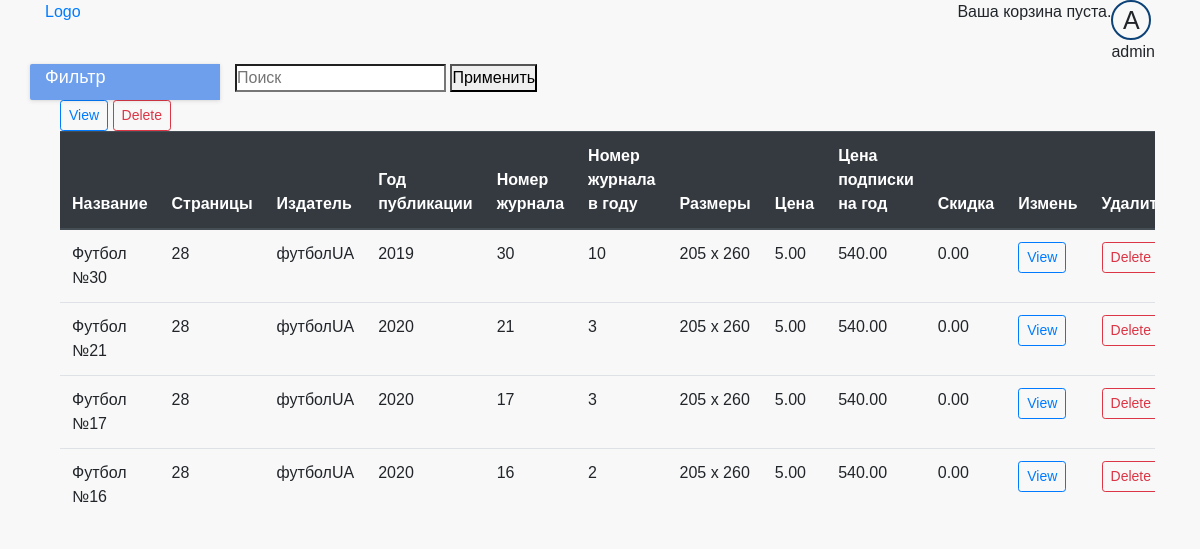
The page /store/manage/magizne/ (signed in) on the database its author committed.
### store/models.py (models this page shows, shortened)
class Product(models.Model):
    category = models.ForeignKey(Category, on_delete=models.SET_NULL, null=True)
    name = models.CharField(max_length=100, verbose_name='Название', help_text="Enter book name.", blank=True)
    publisher = models.ForeignKey(Publisher, on_delete=models.SET_NULL, null=True)
    price = models.DecimalField(max_digits=10, verbose_name='Цена', decimal_places=2, help_text="Enter price book",
                                validators=[MinValueValidator(1)],
                                blank=True)
    Discounts = models.DecimalField(max_digits=10, verbose_name='Скидка', decimal_places=2, help_text="Enter discounts",
                                    validators=[MinValueValidator(0)],
                                    blank=True)
    image = models.ImageField(upload_to='images/products/', verbose_name='Изображение', blank=True, null=True)
    slug = models.SlugField(max_length=100)
    class Meta:
        ordering = ['-id']

class Magazine(Product):
    numb = models.IntegerField(verbose_name='Номер журнала', help_text="Enter number Magazine", blank=True, null=True)
    numb_in_year = models.IntegerField(verbose_name='Номер журнала в году', help_text="Enter number Magazine",
                                       blank=True, null=True)
    subs_price = models.DecimalField(max_digits=10, verbose_name='Цена подписки', decimal_places=2,
                                     help_text="Enter price book", blank=True,
                                     null=True)
    pages = models.CharField(max_length=5, verbose_name='Количество страниц', help_text="Enter number of pages",
                             blank=True)
    pub_year = models.IntegerField(verbose_name='Год издания', help_text="Enter year of publication", blank=True,
                                   null=True)
    size = models.CharField(max_length=10, verbose_name='Размеры', help_text="Enter size book", blank=True)

class Product(models.Model):
    category = models.ForeignKey(Category, on_delete=models.SET_NULL, null=True)
    name = models.CharField(max_length=100, verbose_name='Название', help_text="Enter book name.", blank=True)
    publisher = models.ForeignKey(Publisher, on_delete=models.SET_NULL, null=True)
    price = models.DecimalField(max_digits=10, verbose_name='Цена', decimal_places=2, help_text="Enter price book",
                                validators=[MinValueValidator(1)],
                                blank=True)
    Discounts = models.DecimalField(max_digits=10, verbose_name='Скидка', decimal_places=2, help_text="Enter discounts",
                                    validators=[MinValueValidator(0)],
                                    blank=True)
    image = models.ImageField(upload_to='images/products/', verbose_name='Изображение', blank=True, null=True)
    slug = models.SlugField(max_length=100)
    class Meta:
        ordering = ['-id']

class Publisher(models.Model):
    name = models.CharField(max_length=50, verbose_name='Жанр', help_text="Enter publisher.", blank=True)
    slug = models.SlugField(max_length=100)
    def __str__(self):
        return self.name

### store/views.py (the view)
# urls.py: path('store/manage/magizne/', views.MagazineManageView.as_view(), name='magazine_manage'),
class MagazineManageView(PermissionRequiredMixin, generic.ListView):
    permission_required = PERMISSION_ON_SITE['moderator']
    model = Magazine
    template_name = 'store/magazine/magazine_manage.html'
    paginate_by = 10
    def get_context_data(self, **kwargs):
        context = super(MagazineManageView, self).get_context_data(**kwargs)
        context['is_shown_by_default'] = True
        return context

### cart/cart.py (called while the page is built)
    def __len__(self):
        return self.cart.__len__()

### cart/cart_in_model.py (called while the page is built)
    def __len__(self):
        quantity = Cart.objects.filter(user=self.user).aggregate(Sum('quantity'))
        return quantity['quantity__sum']

### cart/context_processors.py (called while the page is built)
def cart(request):
    return {'cart_info': CartManager(request)}

### store/templates/store/magazine/magazine_manage.html (shortened to what this page needs)
{% extends 'base_generic.html' %}
{% block content %}
  {% if magazine_list %}
    <div class="col-12" style="overflow-x: scroll">
      <a href="{% url 'store:magazine_create' %}">
        <button type="button" class="btn btn-outline-primary btn-sm">View</button>
      </a>
      <button type="button" class="btn btn-outline-danger btn-sm">Delete</button>
      <table class="table">
        <thead class="thead-dark">
        <tr>
          <th scope="col">Название</th>
          <th scope="col">Страницы</th>
          <th scope="col">Издатель</th>
          <th scope="col">Год публикации</th>
          <th scope="col">Номер журнала</th>
          <th scope="col">Номер журнала в году</th>
          <th scope="col">Размеры</th>
          <th scope="col">Цена</th>
          <th scope="col">Цена подписки на год</th>
          <th scope="col">Скидка</th>
          <th scope="col">Измень</th>
          <th scope="col">Удалить</th>
        </tr>
        </thead>
        <tbody>
        {% for product in magazine_list %}
          <tr>
            <td>{{ product.name }}</td>
            <td>{{ product.pages }}</td>
            <td>{{ product.publisher }}</td>
            <td>{{ product.pub_year }}</td>
            <td>{{ product.numb }}</td>
            <td>{{ product.numb_in_year }}</td>
            <td>{{ product.size }}</td>
            <td>{{ product.price }}</td>
            <td>{{ product.subs_price }}</td>
            <td>{{ product.Discounts }}</td>
            <td><a href="{% url 'store:magazine_update' product.slug %}">
              <button type="button" class="btn btn-outline-primary btn-sm">View</button>
            </a></td>
            <td><a href="{% url 'store:magazine_delete' product.slug %}">
              <button type="button" class="btn btn-outline-danger btn-sm">Delete</button>
            </a></td>
          </tr>
        {% endfor %}
        </tbody>
      </table>
    </div>
  {% endif %}
{% endblock %}

### store/templates/base_generic.html (shortened to what this page needs)
<!DOCTYPE html>
<html lang="en">
<head>
  {% load static %}
  <link rel="stylesheet" href="https://stackpath.bootstrapcdn.com/bootstrap/4.3.1/css/bootstrap.min.css"
>
  <link rel="stylesheet" type="text/css" href="{% static 'store/style.css' %}"/>
</head>
<body>
<header>
  <div class="container">
    <div class="header-top-line">
      <div class="row">
        <div class="col-6"><a href="{% url 'store:index' %}">Logo</a></div>
        <div class="col-6 login-menu">
          <div class="cart">
            {% with total_items=cart_info|length %}
              {% if cart_info|length > 0 %}
                Ваша корзина:
                <a href="{% url "cart:cart_detail" %}">
                  <span id="cart_quantity">{{ total_items }} </span>;
                  <span class="cart_total_price"> {{ cart_info.get_total_price }} </span> UAH
                </a>
              {% else %}
                Ваша корзина пуста.
              {% endif %}
            {% endwith %}
          </div>
          {% if user.is_authenticated %}
            <div id="dropdown-menu" class="avatar">
              <div class="avatar__image">
                {{ user.get_username|first|upper }}
              </div>
              {{ user.get_username }}
            </div>
          {% else %}
            <div><a href="{% url 'login' %}?next={{ request.path }}">Войти</a></div>
            <div><a href="{% url 'profile:sign_up' %}?next={{ request.path }}">Регистрация</a></div>
          {% endif %}
        </div>
      </div>
    </div>
    <div class="header-bottom-line">
      <div class="row">
        <div class="col-12 col-md-3 col-xl-2 header-dropdown-menu">
          <span>Фильтр</span>
        </div>
        <div class="col-12 col-md-7 col-xl-10 search-line">
          <form action="{% url "store:search" %}" method="get" class="search-form">
            <label class="">
              <input id="search" class="search-form__input" type="search" name="q" placeholder="Поиск">
            </label>
            <button class="search-form__button" type="submit" value="apply">Применить</button>
          </form>
        </div>
      </div>
    </div>
  </div>
</header>
<div class="container">
  <div class="row">
    <div class="{% if is_shown_by_default %}col-12 {% else %} col-12 col-md-9 col-xl-10 center-wrapper {% endif %}">
      {% block content %}
      {% endblock %}
    </div>
  </div>
</div>
</body>
</html>

### static/store/style.css (style rules this page uses)
* { margin: 0; padding: 0; }
body { background-color: #f8f8f8 !important; font-family: 'Fira Sans', sans-serif; }
header { z-index: 2; position: relative; }
.avatar__image { width: 40px; height: 40px; border: 2px solid #0c4277; border-radius: 50%; overflow: hidden; text-align: center; font-size: 25px; }
.login-menu { display: flex; justify-content: flex-end; }
.header-dropdown-menu { background-color: #6e9fec; border-radius: 2px 0 0 2px; box-shadow: 0 0 2px 0 rgba(51, 51, 51, .05), 0 1px 4px 0 rgba(51, 51, 51, .15); font-size: 18px; color: #fff; }
#dropdown-menu { width: auto; }
.search-line { display: block; }

### rows shown on the page
Magazine: name "Футбол №30", pages "28", publisher "футболUA", pub_year "2019", numb "30", numb_in_year "10", size "205 x 260", price "5.00", subs_price "540.00", Discounts "0.00"
Magazine: name "Футбол №21", pages "28", publisher "футболUA", pub_year "2020", numb "21", numb_in_year "3", size "205 x 260", price "5.00", subs_price "540.00", Discounts "0.00"
Magazine: name "Футбол №17", pages "28", publisher "футболUA", pub_year "2020", numb "17", numb_in_year "3", size "205 x 260", price "5.00", subs_price "540.00", Discounts "0.00"
Magazine: name "Футбол №16", pages "28", publisher "футболUA", pub_year "2020", numb "16", numb_in_year "2", size "205 x 260", price "5.00", subs_price "540.00", Discounts "0.00"

### other values the page prints
{{ user.get_username|first|upper }} "A"
{{ user.get_username }} "admin"
